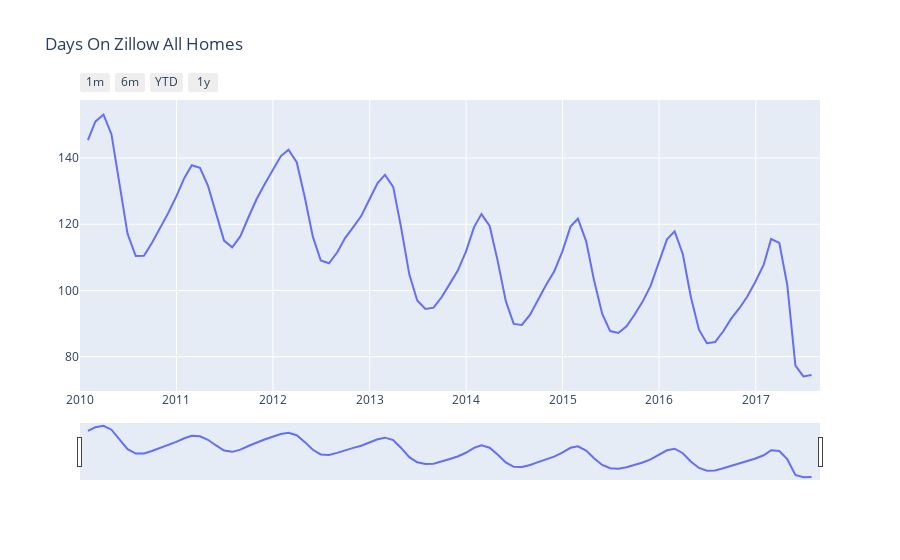

Here is the notebook cell this chart was saved with:
### Markdown cell above
## Days On Zillow AllHomes

"The median days on market of homes sold within a given month, including foreclosure re-sales. The latest data is for one month prior to the current ZHVI (e.g., if the most current month for ZHVI data is January, the most current month for Days on Zillow data will be December)."

### Code cell
data = [go.Scatter(x=state_month['Date'],y = state_month['DaysOnZillow_AllHomes'])]
#layout = {'title': 'Days On Zillow All Homes', 'font': dict(size=16),'xaxis':{'range':['2010-01-01','2017-09-01']}}
layout = dict(
    title='Days On Zillow All Homes',
    xaxis=dict(
        range=['2010-01-01','2017-09-01'],
        rangeselector=dict(
            buttons=list([
                dict(count=1,
                     label='1m',
                     step='month',
                     stepmode='backward'),
                dict(count=6,
                     label='6m',
                     step='month',
                     stepmode='backward'),
                dict(count=1,
                    label='YTD',
                    step='year',
                    stepmode='todate'),
                dict(count=1,
                    label='1y',
                    step='year',
                    stepmode='backward'),
                #dict(step='all')
            ])
        ),
        rangeslider=dict(range=['2010-01-01','2017-09-01']),
        type='date'
    )
)
py.iplot({'data':data,
         'layout': layout})

### Figure 1 — Plotly figure (JSON) as saved in the notebook; plotly's stock layout.template omitted (floating-point values rounded to 4 significant figures; data arrays with more than 128 entries replaced by an {"elided": "..."} marker saying what was removed)
{"data": [{"type": "scatter", "x": {"elided": "257 str values"}, "y": {"elided": "257 float values"}}], "layout": {"title": {"text": "Days On Zillow All Homes"}, "xaxis": {"range": ["2010-01-01", "2017-09-01"], "rangeselector": {"buttons": [{"count": 1, "label": "1m", "step": "month", "stepmode": "backward"}, {"count": 6, "label": "6m", "step": "month", "stepmode": "backward"}, {"count": 1, "label": "YTD", "step": "year", "stepmode": "todate"}, {"count": 1, "label": "1y", "step": "year", "stepmode": "backward"}]}, "rangeslider": {"range": ["2010-01-01", "2017-09-01"]}, "type": "date"}}}
